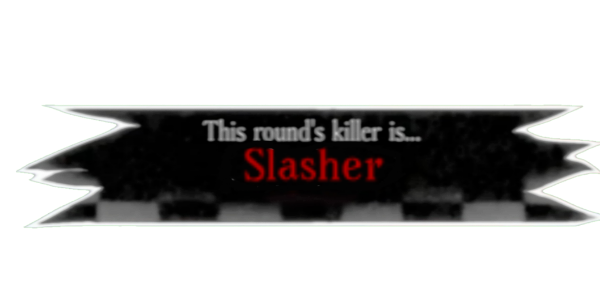
#> input picture assets/Jason_Intro.png, 600 x 300 px; its folder holds 5 pictures in this run
$ python prepare_assets.py
#> lines starting #> are read from the running program, lines starting #| are printed output that depends on the picture
from pathlib import Path

from PIL import Image

ROOT = Path(__file__).resolve().parents[1]
SOURCE = ROOT / "assets"
OUTPUT = SOURCE / "gfx"

PALETTE_BASES = (
    (0, 0, 0),
    (255, 215, 60),
    (40, 110, 200),
    (110, 170, 60),
    (90, 90, 110),
    (210, 30, 30),
    (150, 150, 155),
    (235, 235, 225),
    (110, 75, 50),
    (255, 255, 255),
    (20, 22, 34),
    (30, 40, 34),
    (230, 170, 40),
)
PALETTE_SHADES = (95, 150, 200, 255)
RESAMPLE = Image.Resampling.LANCZOS


def load(name):
#> called with name = 'Jason_Intro.png'
    return Image.open(SOURCE / name).convert("RGBA")
#> returned value is the input picture: PIL image 600x300 RGBA; mean R, G, B, A 15.3, 15.1, 13.6, 79.7


def save(image, name, size=None, resample=RESAMPLE):
#> called with name = 'intro_banner.png', size = (220, 110), resample = 1
    if size:
        image = image.resize(size, resample)
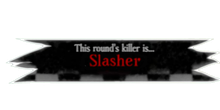
#> image: PIL image 220x110 RGBA; mean R, G, B, A 21.5, 22.2, 19.8, 79.9; transparent parts drawn white
    if "A" in image.getbands():
        image.putalpha(image.getchannel("A").point(lambda value: 255 if value >= 128 else 0))
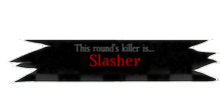
#> image: PIL image 220x110 RGBA; mean R, G, B, A 21.5, 22.2, 19.8, 86.5; transparent parts drawn white
    image.save(OUTPUT / name, optimize=True)


def main():
    OUTPUT.mkdir(parents=True, exist_ok=True)

    save(load("Jason_Intro.png"), "intro_banner.png", (220, 110))
    for source, target in (
        ("JasonSlash_Icon.png", "slash_icon.png"),
        ("JasonBehead_Icon.png", "behead_icon.png"),
        ("JasonGashingWound_Icon.png", "gashing_icon.png"),
        ("JasonRagingPace_Icon.png", "rage_icon.png"),
    ):
        save(load(source), target, (22, 22))

    noob = load("N00b1Mtl_baseColor.png")
    save(noob.crop((896, 0, 1024, 128)), "noob_face.png", (20, 20), Image.Resampling.NEAREST)

    head = load("Head1_diff.png")
    save(head.crop((80, 160, 192, 256)), "slasher_mask.png", (20, 18))
    hood = load("Hood1_diff.png")
    save(hood.crop((32, 24, 160, 152)), "slasher_hood.png", (18, 18))
    save(load("Machete1_diff.png"), "machete.png", (12, 24))

    icon = load("JasonSlash_Icon.png")
    save(icon, "program_icon.png", (16, 16))

    palette = Image.new("RGB", (52, 1))
    for base_index, base in enumerate(PALETTE_BASES):
        for shade_index, shade in enumerate(PALETTE_SHADES):
            color = tuple(component * shade >> 8 for component in base)
            palette.putpixel((base_index * 4 + shade_index, 0), color)
    palette.save(OUTPUT / "game_palette.png", optimize=True)


if __name__ == "__main__":
#> (the run stopped early here; a loop or call above may not have finished)
